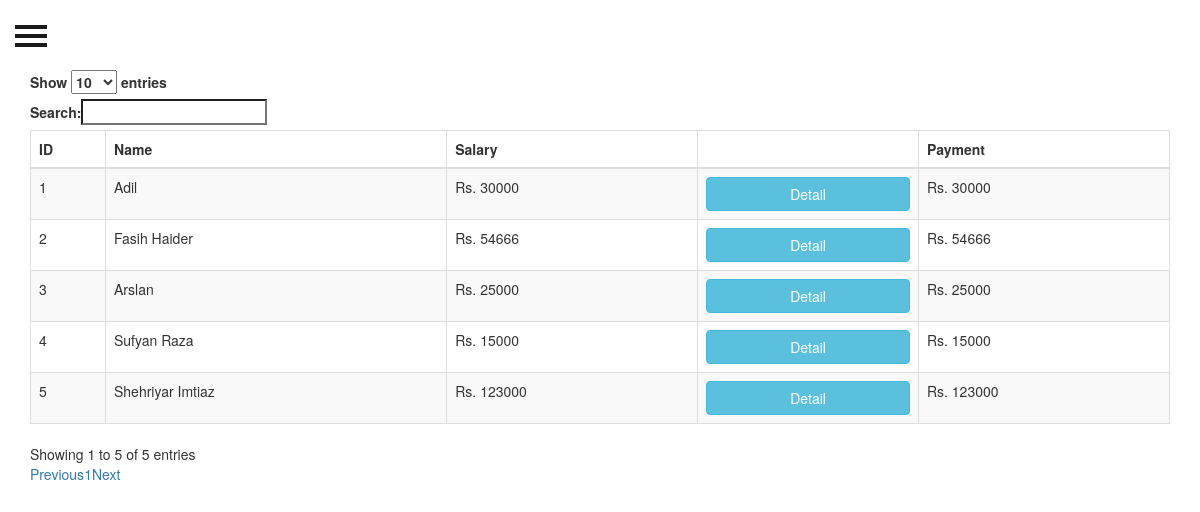
Screenshot of /index.php/attendance with the database file from the repository.
### tables this page shows
CREATE TABLE `employee` (
  `emp_id` int(11) NOT NULL,
  `emp_name` varchar(30) NOT NULL,
  `emp_salary` int(10) NOT NULL,
  `emp_avatar` varchar(30) DEFAULT 'img/employee/profile.jpg',
  `emp_hiredate` date DEFAULT NULL,
  `emp_contact_num` varchar(11) DEFAULT NULL,
  `emp_cnic` varchar(13) DEFAULT NULL,
  `emp_address` varchar(50) DEFAULT NULL,
  `emp_nick` varchar(20) DEFAULT NULL,
  `emp_status` int(1) NOT NULL DEFAULT '1'
);

### application/controllers/Attendance.php (called while the page is built, shortened)
<?php
class Attendance extends CI_Controller {
        public function __construct()
        {
                $this->load->model('attendance_model');
                $this->load->model('employee_model');
                $this->load->helper('url');
        }
        public function index()
        {
                $data['success']=false;
        	$data['employee'] = $this->employee_model->get_employee();
        	$data['title'] = 'Employee\'s Records';
                $this->load->view('header_view', $data);
        	$this->load->view('employee/employee_view', $data);
                $this->load->view('footer_view', $data);
        }
}

### index.php (called while the page is built, shortened)
<?php
require_once BASEPATH.'core/CodeIgniter.php';

### application/models/Employee_model.php (called while the page is built, shortened)
<?php
class Employee_model extends CI_Model {
        public function get_employee($eid = FALSE,$status=1)
        {
        	if ($eid === FALSE)
        	{
                $this->db->order_by("emp_name", "asc");
                $query = $this->db->get_where('employee', array('emp_status' => 1));
                return $query->result_array();
            }
            $query = $this->db->get_where('employee', array('emp_id' => $eid,'emp_status' => 1));
            return $query->row_array();
        }
}

### application/views/employee/employee_view.php (the view, shortened to what this page needs)
<div class="container">
  <div class="table-responsive">
    <table id="empList" class="table table-striped table-bordered" cellspacing="0" width="100%">
      <thead>
        <tr>
          <th>ID</th>
          <th>Name</th>
          <th>Salary</th>
          <th></th>
          <th>Payment</th>
        </tr>
      </thead>
      <tbody>
        <?php foreach ($employee as $employee_item): ?>
        <tr>
          <td><?php echo $employee_item['emp_id']; ?></td>
          <td><?php echo $employee_item['emp_name']; ?></td>
          <td>Rs. <?php echo $employee_item['emp_salary']; ?></td>
          <td><button onclick="parent.location='<?php echo base_url(); ?>employee/detail/<?php echo $employee_item['emp_id']; ?>'" type="button" class="btn btn-info btn-block">Detail</button></td>
          <td>Rs. <?php echo $employee_item['emp_salary']; ?></td>
        </tr>
        <?php endforeach; ?>
      </tbody>
    </table>
  </div>
</div>

### application/views/header_view.php (shortened to what this page needs)
<!DOCTYPE html>
<html lang="en">
<head>
    <link href="<?php echo base_url(); ?>tpl/css/bootstrap.min.css" rel="stylesheet" id="bootstrap-css">
    <link href="<?php echo base_url(); ?>tpl/css/simple-sidebar.css" rel="stylesheet" id="bootstrap-css">
    <link href="https://cdn.datatables.net/1.10.11/css/dataTables.bootstrap.min.css" rel="stylesheet" id="bootstrap-css">
    <link href="<?php echo base_url(); ?>tpl/css/datepicker3.css" rel="stylesheet" id="bootstrap-css">
    <link id="bsdp-css" href="<?php echo base_url(); ?>/tpl/css/bootstrap-datepicker3.css" rel="stylesheet">
</head>
<body>
        <div id="wrapper">
        <div id="page-content-wrapper">
            <button type="button" class="hamburger is-closed" data-toggle="offcanvas">
                <span class="hamb-top"></span>
                <span class="hamb-middle"></span>
                <span class="hamb-bottom"></span>
            </button>

### application/views/footer_view.php (shortened to what this page needs)
        </div>
    </div>
</body>
</html>

### tpl/css/simple-sidebar.css (style rules this page uses)
body { position: relative; overflow-x: hidden; }
body, html { height: 100%; }
#wrapper { padding-left: 0; -webkit-transition: all 0.5s ease; -moz-transition: all 0.5s ease; -o-transition: all 0.5s ease; transition: all 0.5s ease; }
#page-content-wrapper { width: 100%; padding-top: 70px; }
.hamburger { position: fixed; top: 20px; z-index: 999; display: block; width: 32px; height: 32px; margin-left: 15px; background: transparent; border: none; }
.hamburger.is-closed:before { content: ''; display: block; width: 100px; font-size: 14px; color: #fff; line-height: 32px; text-align: center; opacity: 0; -webkit-transform: translate3d(0,0,0); -webkit-transition: all .35s ease-in-out; }
.hamburger.is-closed .hamb-top, .hamburger.is-closed .hamb-middle, .hamburger.is-closed .hamb-bottom, .hamburger.is-open .hamb-top, .hamburger.is-open .hamb-middle, .hamburger.is-open .hamb-bottom { position: absolute; left: 0; height: 4px; width: 100%; }
.hamburger.is-closed .hamb-top, .hamburger.is-closed .hamb-middle, .hamburger.is-closed .hamb-bottom { background-color: #1a1a1a; }
.hamburger.is-closed .hamb-top { top: 5px; -webkit-transition: all .35s ease-in-out; }
.hamburger.is-closed .hamb-middle { top: 50%; margin-top: -2px; }
.hamburger.is-closed .hamb-bottom { bottom: 5px; -webkit-transition: all .35s ease-in-out; }

### rows the page displays
employee: emp_id "1", emp_name "Adil", emp_salary "30000"
employee: emp_id "3", emp_name "Arslan", emp_salary "25000"
employee: emp_id "2", emp_name "Fasih Haider", emp_salary "54666"
employee: emp_id "5", emp_name "Shehriyar Imtiaz", emp_salary "123000"
employee: emp_id "4", emp_name "Sufyan Raza", emp_salary "15000"
